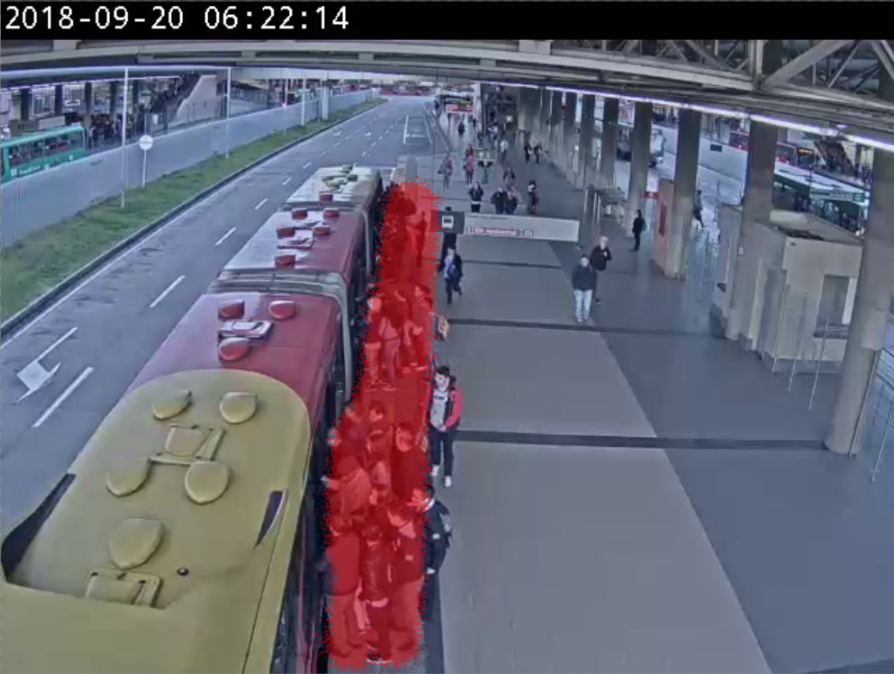
#> input picture Red Neuronal de Vision/imagen1.png, 894 x 674 px, found by its file name
$ python Grafica.py
#> lines starting #> are read from the running program, lines starting #| are printed output that depends on the picture
# -*- coding: utf-8 -*-
"""
Created on Sun Sep 23 09:05:18 2018

@author: an
"""

import numpy as np
from PIL import Image
import matplotlib.pyplot as plt; plt.rcdefaults()
import matplotlib.animation as animation


foto1 = Image.open('C:\\Users\\an\\Desktop\\Pruebas\\imagen1.PNG')
#> foto1 is the input picture: PIL image 894x674 RGBA; mean R, G, B, A 100.8, 100.3, 115, 255
foto2 = Image.open('C:\\Users\\an\\Desktop\\Pruebas\\imagen2.PNG')
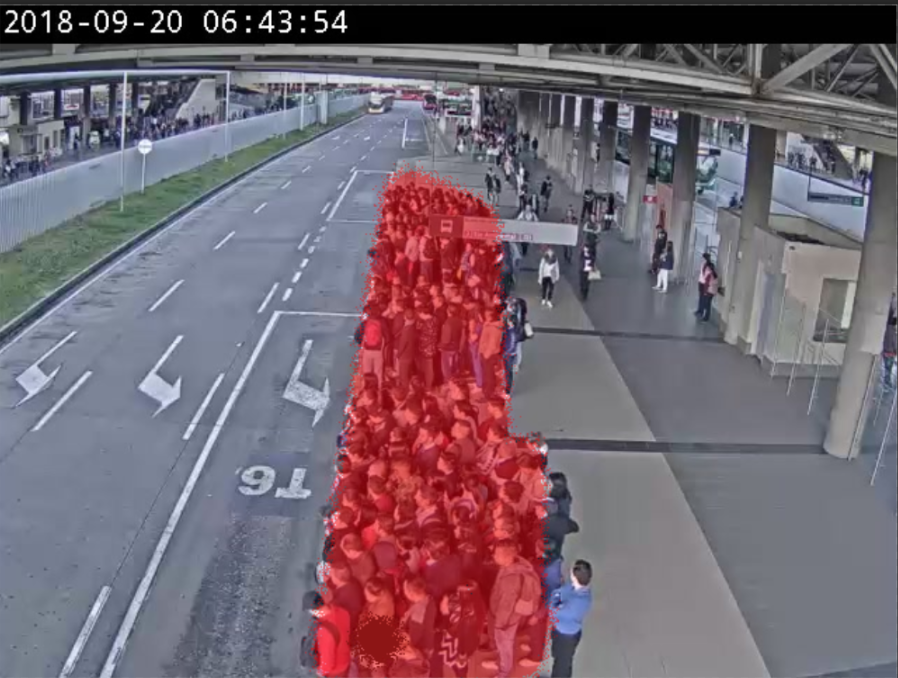
#> input picture Red Neuronal de Vision/imagen2.png, 898 x 678 px, found by its file name
#> foto2 is the input picture: PIL image 898x678 RGBA; mean R, G, B, A 117.2, 102.4, 112.9, 255
foto3 = Image.open('C:\\Users\\an\\Desktop\\Pruebas\\imagen3.PNG')
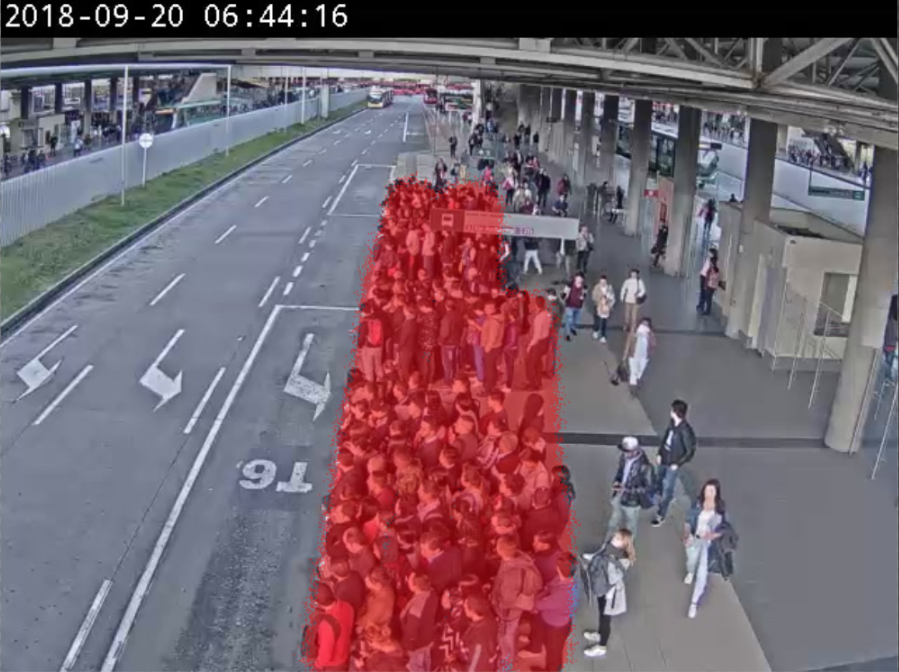
#> input picture Red Neuronal de Vision/imagen3.png, 899 x 672 px, found by its file name
#> foto3 is the input picture: PIL image 899x672 RGBA; mean R, G, B, A 118.3, 100.2, 110.6, 255
foto4 = Image.open('C:\\Users\\an\\Desktop\\Pruebas\\imagen4.PNG')
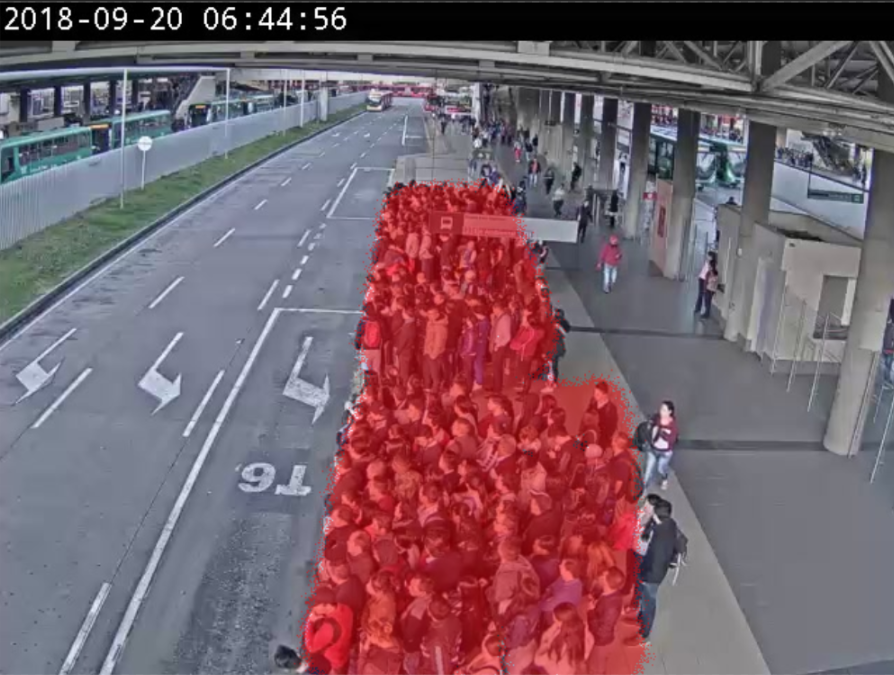
#> input picture Red Neuronal de Vision/imagen4.png, 894 x 675 px, found by its file name
#> foto4 is the input picture: PIL image 894x675 RGBA; mean R, G, B, A 119.9, 97.4, 107.3, 255
foto5 = Image.open('C:\\Users\\an\\Desktop\\Pruebas\\imagen5.PNG')
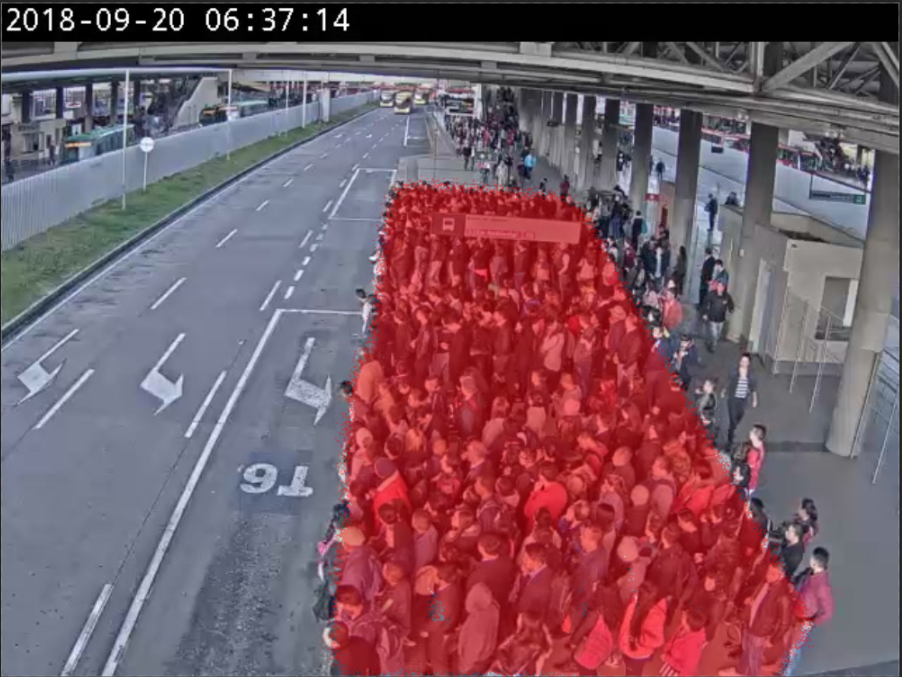
#> input picture Red Neuronal de Vision/imagen5.png, 902 x 677 px, found by its file name
#> foto5 is the input picture: PIL image 902x677 RGBA; mean R, G, B, A 121.9, 89.8, 101, 255

objects = ('Bajo', 'Medio Bajo', 'Medio', 'Medio Alto', 'Alto')
y_pos = np.arange(len(objects))
performance1 = [[0,2,4,3,1],[10,8,6,4,2],[10,8,6,4,2],[10,8,6,4,2], [10,8,6,4,2]]

fig, ax = plt.subplots()

def animate(i):
    plt.cla()
    plt.subplot(211)
#> (the run stopped early here; a loop or call above may not have finished)
